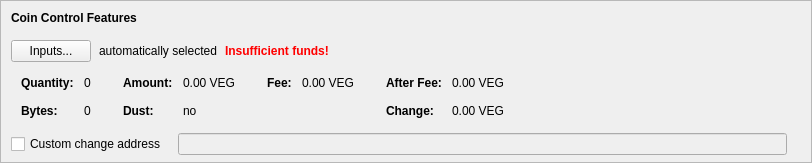
    <widget class="QFrame" name="frameCoinControl">
     <property name="sizePolicy">
      <sizepolicy hsizetype="Expanding" vsizetype="Expanding">
       <horstretch>0</horstretch>
       <verstretch>0</verstretch>
      </sizepolicy>
     </property>
     <property name="maximumSize">
      <size>
       <width>16777215</width>
       <height>16777215</height>
      </size>
     </property>
     <property name="frameShape">
      <enum>QFrame::StyledPanel</enum>
     </property>
     <property name="frameShadow">
      <enum>QFrame::Sunken</enum>
     </property>
     <layout class="QVBoxLayout" name="verticalLayoutCoinControl2">
      <property name="spacing">
       <number>0</number>
      </property>
      <property name="leftMargin">
       <number>0</number>
      </property>
      <property name="topMargin">
       <number>0</number>
      </property>
      <property name="rightMargin">
       <number>0</number>
      </property>
      <property name="bottomMargin">
       <number>6</number>
      </property>
      <item>
       <layout class="QVBoxLayout" name="verticalLayoutCoinControl" stretch="0,0,0,0,1">
        <property name="spacing">
         <number>0</number>
        </property>
        <property name="leftMargin">
         <number>10</number>
        </property>
        <property name="topMargin">
         <number>10</number>
        </property>
        <item>
         <layout class="QHBoxLayout" name="horizontalLayoutCoinControl1">
          <property name="bottomMargin">
           <number>15</number>
          </property>
          <item>
           <widget class="QLabel" name="labelCoinControlFeatures">
            <property name="sizePolicy">
             <sizepolicy hsizetype="Preferred" vsizetype="Maximum">
              <horstretch>0</horstretch>
              <verstretch>0</verstretch>
             </sizepolicy>
            </property>
            <property name="font">
             <font>
              <weight>75</weight>
              <bold>true</bold>
             </font>
            </property>
            <property name="styleSheet">
             <string notr="true">font-weight:bold;</string>
            </property>
            <property name="text">
             <string>Coin Control Features</string>
            </property>
           </widget>
          </item>
         </layout>
        </item>
        <item>
         <layout class="QHBoxLayout" name="horizontalLayoutCoinControl2" stretch="0,0,0,0">
          <property name="spacing">
           <number>8</number>
          </property>
          <property name="bottomMargin">
           <number>10</number>
          </property>
          <item>
           <widget class="QPushButton" name="pushButtonCoinControl">
            <property name="styleSheet">
             <string notr="true"/>
            </property>
            <property name="text">
             <string>Inputs...</string>
            </property>
            <property name="autoDefault">
             <bool>false</bool>
            </property>
           </widget>
          </item>
          <item>
           <widget class="QLabel" name="labelCoinControlAutomaticallySelected">
            <property name="text">
             <string>automatically selected</string>
            </property>
            <property name="margin">
             <number>5</number>
            </property>
           </widget>
          </item>
          <item>
           <widget class="QLabel" name="labelCoinControlInsuffFunds">
            <property name="font">
             <font>
              <weight>75</weight>
              <bold>true</bold>
             </font>
            </property>
            <property name="styleSheet">
             <string notr="true">color:red;font-weight:bold;</string>
            </property>
            <property name="text">
             <string>Insufficient funds!</string>
            </property>
            <property name="margin">
             <number>5</number>
            </property>
           </widget>
          </item>
          <item>
           <spacer name="horizontalSpacerCoinControl">
            <property name="orientation">
             <enum>Qt::Horizontal</enum>
            </property>
            <property name="sizeHint" stdset="0">
             <size>
              <width>40</width>
              <height>1</height>
             </size>
            </property>
           </spacer>
          </item>
         </layout>
        </item>
        <item>
         <widget class="QWidget" name="widgetCoinControl" native="true">
          <property name="sizePolicy">
           <sizepolicy hsizetype="Preferred" vsizetype="Preferred">
            <horstretch>0</horstretch>
            <verstretch>0</verstretch>
           </sizepolicy>
          </property>
          <property name="minimumSize">
           <size>
            <width>0</width>
            <height>0</height>
           </size>
          </property>
          <property name="styleSheet">
           <string notr="true"/>
          </property>
          <layout class="QHBoxLayout" name="horizontalLayoutCoinControl5">
           <property name="leftMargin">
            <number>0</number>
           </property>
           <property name="topMargin">
            <number>0</number>
           </property>
           <property name="rightMargin">
            <number>0</number>
           </property>
           <property name="bottomMargin">
            <number>0</number>
           </property>
           <item>
            <layout class="QHBoxLayout" name="horizontalLayoutCoinControl3" stretch="0,0,0,1">
             <property name="spacing">
              <number>20</number>
             </property>
             <property name="topMargin">
              <number>0</number>
             </property>
             <property name="bottomMargin">
              <number>10</number>
             </property>
             <item>
              <layout class="QFormLayout" name="formLayoutCoinControl1">
               <property name="horizontalSpacing">
                <number>10</number>
               </property>
               <property name="verticalSpacing">
                <number>14</number>
               </property>
               <property name="leftMargin">
                <number>10</number>
               </property>
               <property name="topMargin">
                <number>4</number>
               </property>
               <property name="rightMargin">
                <number>6</number>
               </property>
               <item row="0" column="0">
                <widget class="QLabel" name="labelCoinControlQuantityText">
                 <property name="font">
                  <font>
                   <weight>75</weight>
                   <bold>true</bold>
                  </font>
                 </property>
                 <property name="text">
                  <string>Quantity:</string>
                 </property>
                 <property name="margin">
                  <number>0</number>
                 </property>
                </widget>
               </item>
               <item row="0" column="1">
                <widget class="QLabel" name="labelCoinControlQuantity">
                 <property name="cursor">
                  <cursorShape>IBeamCursor</cursorShape>
                 </property>
                 <property name="contextMenuPolicy">
                  <enum>Qt::ActionsContextMenu</enum>
                 </property>
                 <property name="text">
                  <string notr="true">0</string>
                 </property>
                 <property name="margin">
                  <number>0</number>
                 </property>
                 <property name="textInteractionFlags">
                  <set>Qt::LinksAccessibleByMouse|Qt::TextSelectableByKeyboard|Qt::TextSelectableByMouse</set>
                 </property>
                </widget>
               </item>
               <item row="1" column="0">
                <widget class="QLabel" name="labelCoinControlBytesText">
                 <property name="font">
                  <font>
                   <weight>75</weight>
                   <bold>true</bold>
                  </font>
                 </property>
                 <property name="text">
                  <string>Bytes:</string>
                 </property>
                </widget>
               </item>
               <item row="1" column="1">
                <widget class="QLabel" name="labelCoinControlBytes">
                 <property name="cursor">
                  <cursorShape>IBeamCursor</cursorShape>
                 </property>
                 <property name="contextMenuPolicy">
                  <enum>Qt::ActionsContextMenu</enum>
                 </property>
                 <property name="text">
                  <string notr="true">0</string>
                 </property>
                 <property name="textInteractionFlags">
                  <set>Qt::LinksAccessibleByMouse|Qt::TextSelectableByKeyboard|Qt::TextSelectableByMouse</set>
                 </property>
                </widget>
               </item>
              </layout>
             </item>
             <item>
              <layout class="QFormLayout" name="formLayoutCoinControl2">
               <property name="horizontalSpacing">
                <number>10</number>
               </property>
               <property name="verticalSpacing">
                <number>14</number>
               </property>
               <property name="leftMargin">
                <number>6</number>
               </property>
               <property name="topMargin">
                <number>4</number>
               </property>
               <property name="rightMargin">
                <number>6</number>
               </property>
               <item row="0" column="0">
                <widget class="QLabel" name="labelCoinControlAmountText">
                 <property name="font">
                  <font>
                   <weight>75</weight>
                   <bold>true</bold>
                  </font>
                 </property>
                 <property name="text">
                  <string>Amount:</string>
                 </property>
                 <property name="margin">
                  <number>0</number>
                 </property>
                </widget>
               </item>
               <item row="0" column="1">
                <widget class="QLabel" name="labelCoinControlAmount">
                 <property name="cursor">
                  <cursorShape>IBeamCursor</cursorShape>
                 </property>
                 <property name="contextMenuPolicy">
                  <enum>Qt::ActionsContextMenu</enum>
                 </property>
                 <property name="text">
                  <string notr="true">0.00 VEG</string>
                 </property>
                 <property name="textInteractionFlags">
                  <set>Qt::LinksAccessibleByMouse|Qt::TextSelectableByKeyboard|Qt::TextSelectableByMouse</set>
                 </property>
                </widget>
               </item>
               <item row="1" column="0">
                <widget class="QLabel" name="labelCoinControlLowOutputText">
                 <property name="font">
                  <font>
                   <weight>75</weight>
                   <bold>true</bold>
                  </font>
                 </property>
                 <property name="text">
                  <string>Dust:</string>
                 </property>
                </widget>
               </item>
               <item row="1" column="1">
                <widget class="QLabel" name="labelCoinControlLowOutput">
                 <property name="cursor">
                  <cursorShape>IBeamCursor</cursorShape>
                 </property>
                 <property name="contextMenuPolicy">
                  <enum>Qt::ActionsContextMenu</enum>
                 </property>
                 <property name="text">
                  <string notr="true">no</string>
                 </property>
                 <property name="textInteractionFlags">
                  <set>Qt::LinksAccessibleByMouse|Qt::TextSelectableByKeyboard|Qt::TextSelectableByMouse</set>
                 </property>
                </widget>
               </item>
              </layout>
             </item>
             <item>
              <layout class="QFormLayout" name="formLayoutCoinControl3">
               <property name="horizontalSpacing">
                <number>10</number>
               </property>
               <property name="verticalSpacing">
                <number>14</number>
               </property>
               <property name="leftMargin">
                <number>6</number>
               </property>
               <property name="topMargin">
                <number>4</number>
               </property>
               <property name="rightMargin">
                <number>6</number>
               </property>
               <item row="0" column="0">
                <widget class="QLabel" name="labelCoinControlFeeText">
                 <property name="font">
                  <font>
                   <weight>75</weight>
                   <bold>true</bold>
                  </font>
                 </property>
                 <property name="text">
                  <string>Fee:</string>
                 </property>
                 <property name="margin">
                  <number>0</number>
                 </property>
                </widget>
               </item>
               <item row="0" column="1">
                <widget class="QLabel" name="labelCoinControlFee">
                 <property name="cursor">
                  <cursorShape>IBeamCursor</cursorShape>
                 </property>
                 <property name="contextMenuPolicy">
                  <enum>Qt::ActionsContextMenu</enum>
                 </property>
                 <property name="text">
                  <string notr="true">0.00 VEG</string>
                 </property>
                 <property name="textInteractionFlags">
                  <set>Qt::LinksAccessibleByMouse|Qt::TextSelectableByKeyboard|Qt::TextSelectableByMouse</set>
                 </property>
                </widget>
               </item>
              </layout>
             </item>
             <item>
              <layout class="QFormLayout" name="formLayoutCoinControl4">
               <property name="horizontalSpacing">
                <number>10</number>
               </property>
               <property name="verticalSpacing">
                <number>14</number>
               </property>
               <property name="leftMargin">
                <number>6</number>
               </property>
               <property name="topMargin">
                <number>4</number>
               </property>
               <property name="rightMargin">
                <number>6</number>
               </property>
               <item row="0" column="0">
                <widget class="QLabel" name="labelCoinControlAfterFeeText">
                 <property name="font">
                  <font>
                   <weight>75</weight>
                   <bold>true</bold>
                  </font>
                 </property>
                 <property name="text">
                  <string>After Fee:</string>
                 </property>
                 <property name="margin">
                  <number>0</number>
                 </property>
                </widget>
               </item>
               <item row="0" column="1">
                <widget class="QLabel" name="labelCoinControlAfterFee">
                 <property name="cursor">
                  <cursorShape>IBeamCursor</cursorShape>
                 </property>
                 <property name="contextMenuPolicy">
                  <enum>Qt::ActionsContextMenu</enum>
                 </property>
                 <property name="text">
                  <string notr="true">0.00 VEG</string>
                 </property>
                 <property name="textInteractionFlags">
                  <set>Qt::LinksAccessibleByMouse|Qt::TextSelectableByKeyboard|Qt::TextSelectableByMouse</set>
                 </property>
                </widget>
               </item>
               <item row="1" column="0">
                <widget class="QLabel" name="labelCoinControlChangeText">
                 <property name="font">
                  <font>
                   <weight>75</weight>
                   <bold>true</bold>
                  </font>
                 </property>
                 <property name="text">
                  <string>Change:</string>
                 </property>
                </widget>
               </item>
               <item row="1" column="1">
                <widget class="QLabel" name="labelCoinControlChange">
                 <property name="cursor">
                  <cursorShape>IBeamCursor</cursorShape>
                 </property>
                 <property name="contextMenuPolicy">
                  <enum>Qt::ActionsContextMenu</enum>
                 </property>
                 <property name="text">
                  <string notr="true">0.00 VEG</string>
                 </property>
                 <property name="textInteractionFlags">
                  <set>Qt::LinksAccessibleByMouse|Qt::TextSelectableByKeyboard|Qt::TextSelectableByMouse</set>
                 </property>
                </widget>
               </item>
              </layout>
             </item>
            </layout>
           </item>
          </layout>
         </widget>
        </item>
        <item>
         <layout class="QHBoxLayout" name="horizontalLayoutCoinControl4" stretch="0,0,0">
          <property name="spacing">
           <number>12</number>
          </property>
          <property name="sizeConstraint">
           <enum>QLayout::SetDefaultConstraint</enum>
          </property>
          <property name="topMargin">
           <number>5</number>
          </property>
          <property name="rightMargin">
           <number>5</number>
          </property>
          <item>
           <widget class="QCheckBox" name="checkBoxCoinControlChange">
            <property name="toolTip">
             <string>If this is activated, but the change address is empty or invalid, change will be sent to a newly generated address.</string>
            </property>
            <property name="text">
             <string>Custom change address</string>
            </property>
           </widget>
          </item>
          <item>
           <widget class="QValidatedLineEdit" name="lineEditCoinControlChange">
            <property name="enabled">
             <bool>false</bool>
            </property>
            <property name="sizePolicy">
             <sizepolicy hsizetype="Expanding" vsizetype="Fixed">
              <horstretch>0</horstretch>
              <verstretch>0</verstretch>
             </sizepolicy>
            </property>
           </widget>
          </item>
          <item>
           <widget class="QLabel" name="labelCoinControlChangeLabel">
            <property name="sizePolicy">
             <sizepolicy hsizetype="Preferred" vsizetype="Expanding">
              <horstretch>0</horstretch>
              <verstretch>0</verstretch>
             </sizepolicy>
            </property>
            <property name="minimumSize">
             <size>
              <width>0</width>
              <height>0</height>
             </size>
            </property>
            <property name="text">
             <string/>
            </property>
            <property name="margin">
             <number>3</number>
            </property>
           </widget>
          </item>
         </layout>
        </item>
        <item>
         <spacer name="verticalSpacerCoinControl">
          <property name="orientation">
           <enum>Qt::Vertical</enum>
          </property>
          <property name="sizeHint" stdset="0">
           <size>
            <width>800</width>
            <height>1</height>
           </size>
          </property>
         </spacer>
        </item>
       </layout>
      </item>
     </layout>
    </widget>
